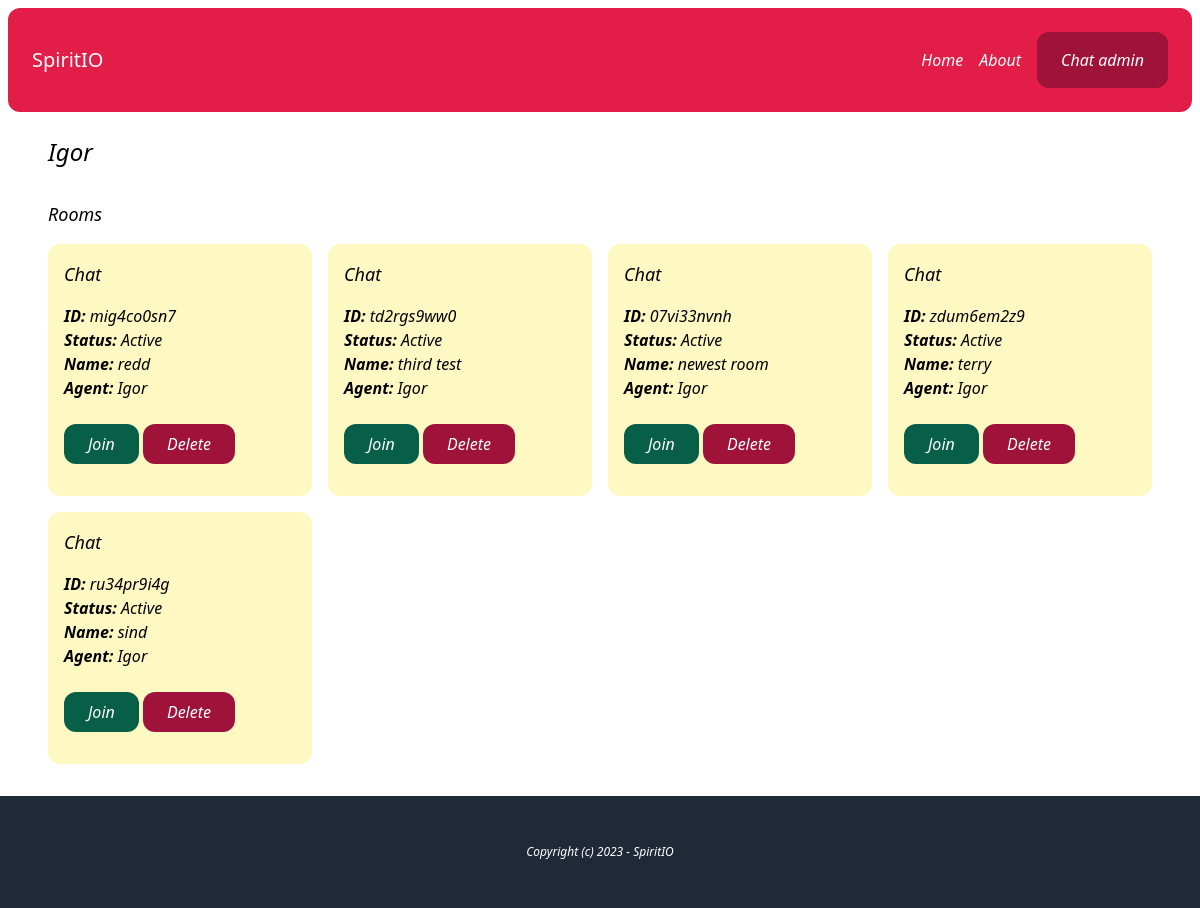
Screenshot of /chat-admin/users/f3b2215b-0b02-4900-aca0-53b0708adb92/ (signed in) with the database file from the repository.
### account/models.py (models this page shows)
class User(AbstractBaseUser, PermissionsMixin):
    AGENT = 'agent'
    MANAGER = 'manager'
    ROLES_CHOICES = (
        (AGENT, 'Agent'),
        (MANAGER, 'Manager'),
    )
    id = models.UUIDField(primary_key=True, default=uuid.uuid4, editable=False)
    email = models.EmailField(unique=True)
    name = models.CharField(max_length=255, blank=True, default='')
    role = models.CharField(max_length=20, choices=ROLES_CHOICES, default=AGENT)
    is_active = models.BooleanField(default=True)
    is_superuser = models.BooleanField(default=False)
    is_staff = models.BooleanField(default=False)
    date_joined = models.DateTimeField(default=timezone.now)
    last_login = models.DateTimeField(blank=True, null=True)
    objects = CustomUserManager()
    USERNAME_FIELD = 'email'
    EMAIL_FIELD = 'email'
    REQUIRED_FIELDS = ['name']

### chat/models.py (models this page shows, shortened)
class Room(models.Model):
    WAITING = 'waiting'
    ACTIVE = 'active'
    CLOSED = 'closed'
    CHOICES_STATUS = (
        (WAITING, 'Waiting'),
        (ACTIVE, 'Active'),
        (CLOSED, 'Closed' ),
    )
    uuid = models.CharField(max_length=255)
    client = models.CharField(max_length=255)
    agent = models.ForeignKey(User, related_name='rooms', blank=True, null=True, on_delete=models.SET_NULL)
    messages = models.ManyToManyField(Message, blank=True)
    url = models.CharField(max_length=255, null=True, blank=True)
    status = models.CharField(max_length=20, choices=CHOICES_STATUS, default=WAITING)
    created_at = models.DateTimeField(auto_now_add=True)
    class Meta:
        ordering = ('-created_at',)

### chat/views.py (the view)
@login_required
def user_detail(request, uuid):
    user = User.objects.get(pk=uuid)
    rooms = user.rooms.all()
    return render(request, 'chat/user_detail.html', {
        'user': user,
        'rooms': rooms,
    })

### chat/templates/chat/user_detail.html
{% extends 'core/base.html' %}
{% block content %}
    <h1 class="text-2xl">{{user.name}}</h1>
    <div class="mt-8">
        <h2 class="mb-4 text-lg">Rooms</h2>
        {% include 'chat/room_list.html' %}
    </div>
{% endblock %}

### chat/templates/chat/room_list.html
<div class="grid grid-cols-4 gap-4">
    {% for room in rooms %}
        <div class="p-4 rounded-xl {% if room.status == 'waiting' %}bg-emerald-100{% elif room.status == 'active' %}bg-yellow-100{% else %}bg-gray-100{% endif %} ">
            <h3 class="mb-4 text-lg">Chat</h3>
            <p>
                <b>ID: </b>{{room.uuid}} <br>
                <b>Status: </b>{{room.get_status_display}} <br>
                <b>Name: </b>{{room.client}} <br>
                <b>Agent: </b>{% firstof room.agent.name 'None' %} <br>
            </p>
            <br>
            <a href="{% url 'chat:room' room.uuid %}" class="mb-4 inline-block py-2 px-6 bg-emerald-800 text-white rounded-xl">Join</a>
            <a href="{% url 'chat:delete_room' room.uuid %}" class="mb-4 inline-block py-2 px-6 bg-rose-800 text-white rounded-xl">Delete</a>
        </div>
    {% endfor %}
</div>

### rows the page displays
User: name "Igor"
Room: uuid "mig4co0sn7", status "Active", client "redd", agent.name "Igor"
Room: uuid "td2rgs9ww0", status "Active", client "third test", agent.name "Igor"
Room: uuid "07vi33nvnh", status "Active", client "newest room", agent.name "Igor"
Room: uuid "zdum6em2z9", status "Active", client "terry", agent.name "Igor"
Room: uuid "ru34pr9i4g", status "Active", client "sind", agent.name "Igor"
